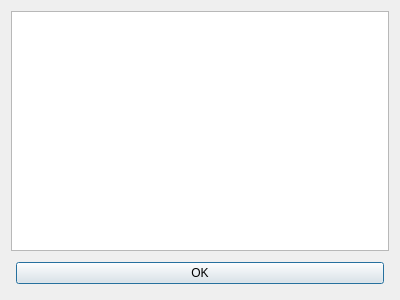
<?xml version="1.0" encoding="UTF-8"?>
<ui version="4.0">
 <class>dialogueWindow</class>
 <widget class="QDialog" name="dialogueWindow">
  <property name="geometry">
   <rect>
    <x>0</x>
    <y>0</y>
    <width>400</width>
    <height>300</height>
   </rect>
  </property>
  <property name="contextMenuPolicy">
   <enum>Qt::DefaultContextMenu</enum>
  </property>
  <property name="windowTitle">
   <string>Dialog</string>
  </property>
  <property name="modal">
   <bool>false</bool>
  </property>
  <layout class="QVBoxLayout" name="verticalLayout_2" stretch="4,2">
   <item>
    <widget class="QTextBrowser" name="textBrowser">
     <property name="html">
      <string>&lt;!DOCTYPE HTML PUBLIC &quot;-//W3C//DTD HTML 4.0//EN&quot; &quot;http://www.w3.org/TR/REC-html40/strict.dtd&quot;&gt;
&lt;html&gt;&lt;head&gt;&lt;meta name=&quot;qrichtext&quot; content=&quot;1&quot; /&gt;&lt;style type=&quot;text/css&quot;&gt;
p, li { white-space: pre-wrap; }
&lt;/style&gt;&lt;/head&gt;&lt;body style=&quot; font-family:'MS Shell Dlg 2'; font-size:7.8pt; font-weight:400; font-style:normal;&quot;&gt;
&lt;p style=&quot;-qt-paragraph-type:empty; margin-top:0px; margin-bottom:0px; margin-left:0px; margin-right:0px; -qt-block-indent:0; text-indent:0px;&quot;&gt;&lt;br /&gt;&lt;/p&gt;&lt;/body&gt;&lt;/html&gt;</string>
     </property>
    </widget>
   </item>
   <item>
    <layout class="QHBoxLayout" name="horizontalLayout">
     <property name="leftMargin">
      <number>5</number>
     </property>
     <property name="topMargin">
      <number>5</number>
     </property>
     <property name="rightMargin">
      <number>5</number>
     </property>
     <property name="bottomMargin">
      <number>5</number>
     </property>
     <item>
      <widget class="QPushButton" name="okButton">
       <property name="text">
        <string>OK</string>
       </property>
      </widget>
     </item>
    </layout>
   </item>
  </layout>
 </widget>
 <resources/>
 <connections/>
</ui>
